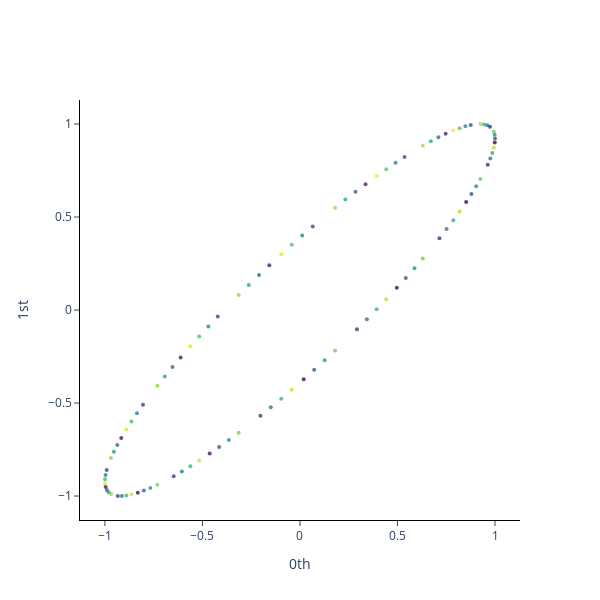

Notebook cell for this chart:
### Code cell
from gtda.plotting import plot_point_cloud

plot_point_cloud(y_periodic_embedded)
